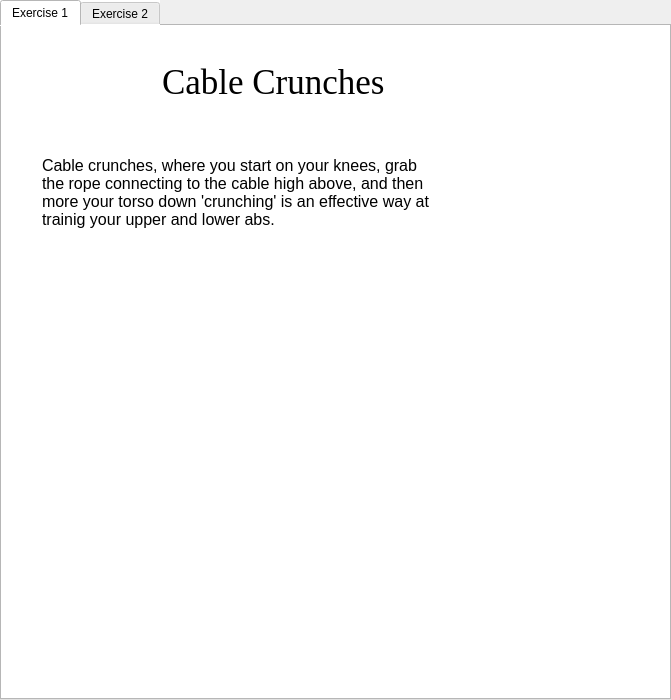
<?xml version="1.0" encoding="UTF-8"?>
<ui version="4.0">
 <class>abs_widget</class>
 <widget class="QWidget" name="abs_widget">
  <property name="geometry">
   <rect>
    <x>0</x>
    <y>0</y>
    <width>671</width>
    <height>700</height>
   </rect>
  </property>
  <property name="windowTitle">
   <string/>
  </property>
  <widget class="QTabWidget" name="abs_tab_widget">
   <property name="geometry">
    <rect>
     <x>0</x>
     <y>0</y>
     <width>671</width>
     <height>700</height>
    </rect>
   </property>
   <property name="styleSheet">
    <string notr="true">background-color: rgb(255, 255, 255);</string>
   </property>
   <property name="currentIndex">
    <number>0</number>
   </property>
   <widget class="QWidget" name="exercise_1">
    <attribute name="title">
     <string>Exercise 1</string>
    </attribute>
    <widget class="QLabel" name="abs_exercise_1_title_lbl">
     <property name="geometry">
      <rect>
       <x>160</x>
       <y>20</y>
       <width>311</width>
       <height>71</height>
      </rect>
     </property>
     <property name="font">
      <font>
       <family>Georgia</family>
       <pointsize>26</pointsize>
      </font>
     </property>
     <property name="text">
      <string>Cable Crunches</string>
     </property>
    </widget>
    <widget class="QLabel" name="abs_exercise_1_msg_lbl">
     <property name="geometry">
      <rect>
       <x>40</x>
       <y>130</y>
       <width>401</width>
       <height>131</height>
      </rect>
     </property>
     <property name="font">
      <font>
       <pointsize>12</pointsize>
      </font>
     </property>
     <property name="text">
      <string>Cable crunches, where you start on your knees, grab the rope connecting to the cable high above, and then more your torso down 'crunching' is an effective way at trainig your upper and lower abs.</string>
     </property>
     <property name="alignment">
      <set>Qt::AlignLeading|Qt::AlignLeft|Qt::AlignTop</set>
     </property>
     <property name="wordWrap">
      <bool>true</bool>
     </property>
    </widget>
    <widget class="QLabel" name="abs_exercise_1_lbl">
     <property name="geometry">
      <rect>
       <x>22</x>
       <y>308</y>
       <width>622</width>
       <height>346</height>
      </rect>
     </property>
     <property name="text">
      <string/>
     </property>
     <property name="pixmap">
      <pixmap>../../Pictures/abs_exercise_1.png</pixmap>
     </property>
    </widget>
   </widget>
   <widget class="QWidget" name="exercise_2">
    <attribute name="title">
     <string>Exercise 2</string>
    </attribute>
    <widget class="QLabel" name="abs_exercise_2_title_lbl">
     <property name="geometry">
      <rect>
       <x>182</x>
       <y>30</y>
       <width>301</width>
       <height>71</height>
      </rect>
     </property>
     <property name="font">
      <font>
       <family>Georgia</family>
       <pointsize>26</pointsize>
      </font>
     </property>
     <property name="text">
      <string>Russian Twists</string>
     </property>
    </widget>
    <widget class="QLabel" name="abs_exercise_2_msg_lbl">
     <property name="geometry">
      <rect>
       <x>20</x>
       <y>130</y>
       <width>401</width>
       <height>201</height>
      </rect>
     </property>
     <property name="font">
      <font>
       <pointsize>12</pointsize>
      </font>
     </property>
     <property name="text">
      <string>Russian twists are a great exercise, training the obliques and core. This is performed by keeping your back at a 45 degree angle, keeping your feet slightly raised,  and rotating your arms accros either side of your body while keeping your neck and head facing forward. This can also be performed with a weighted plate in your hand.</string>
     </property>
     <property name="alignment">
      <set>Qt::AlignLeading|Qt::AlignLeft|Qt::AlignTop</set>
     </property>
     <property name="wordWrap">
      <bool>true</bool>
     </property>
    </widget>
    <widget class="QLabel" name="abs_exercise_2_lbl">
     <property name="geometry">
      <rect>
       <x>49</x>
       <y>360</y>
       <width>561</width>
       <height>291</height>
      </rect>
     </property>
     <property name="text">
      <string/>
     </property>
     <property name="pixmap">
      <pixmap>../../Pictures/abs_exercise_2.png</pixmap>
     </property>
    </widget>
   </widget>
  </widget>
 </widget>
 <resources/>
 <connections/>
</ui>
